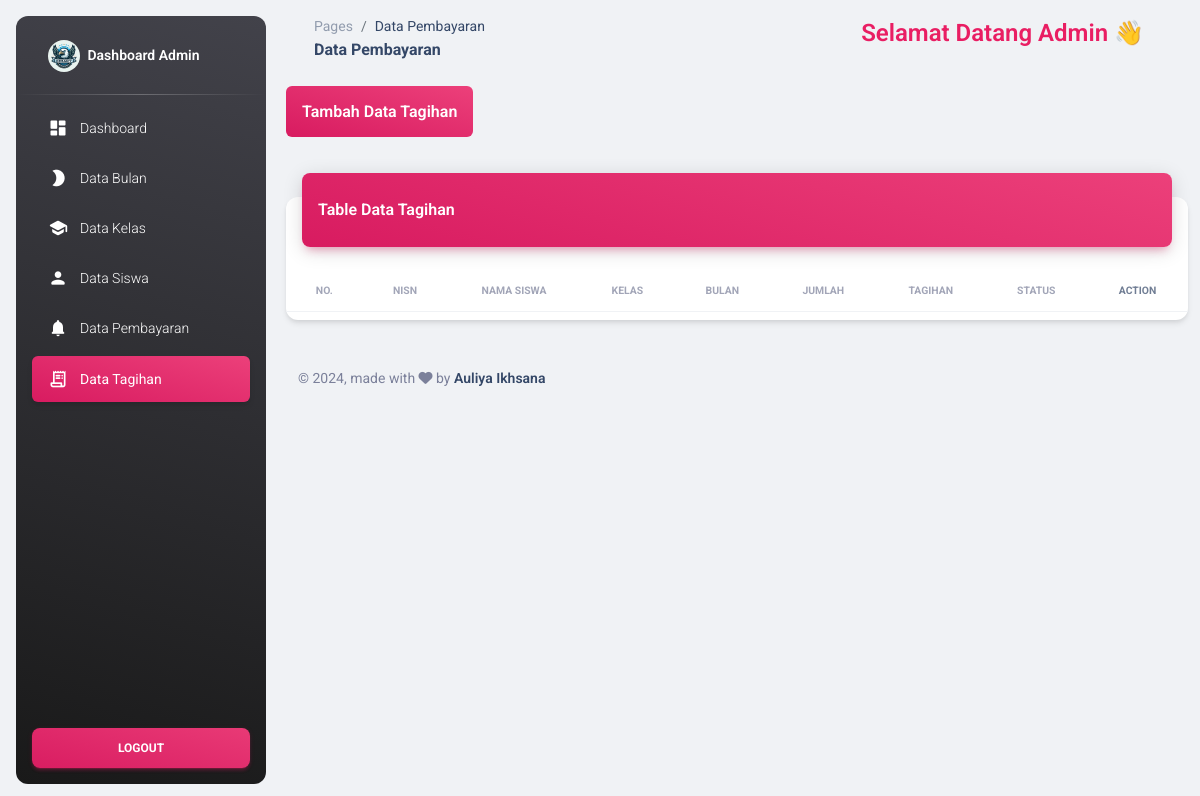
Page /admin/pages/tagihan.php (signed in) on the earlier database version.
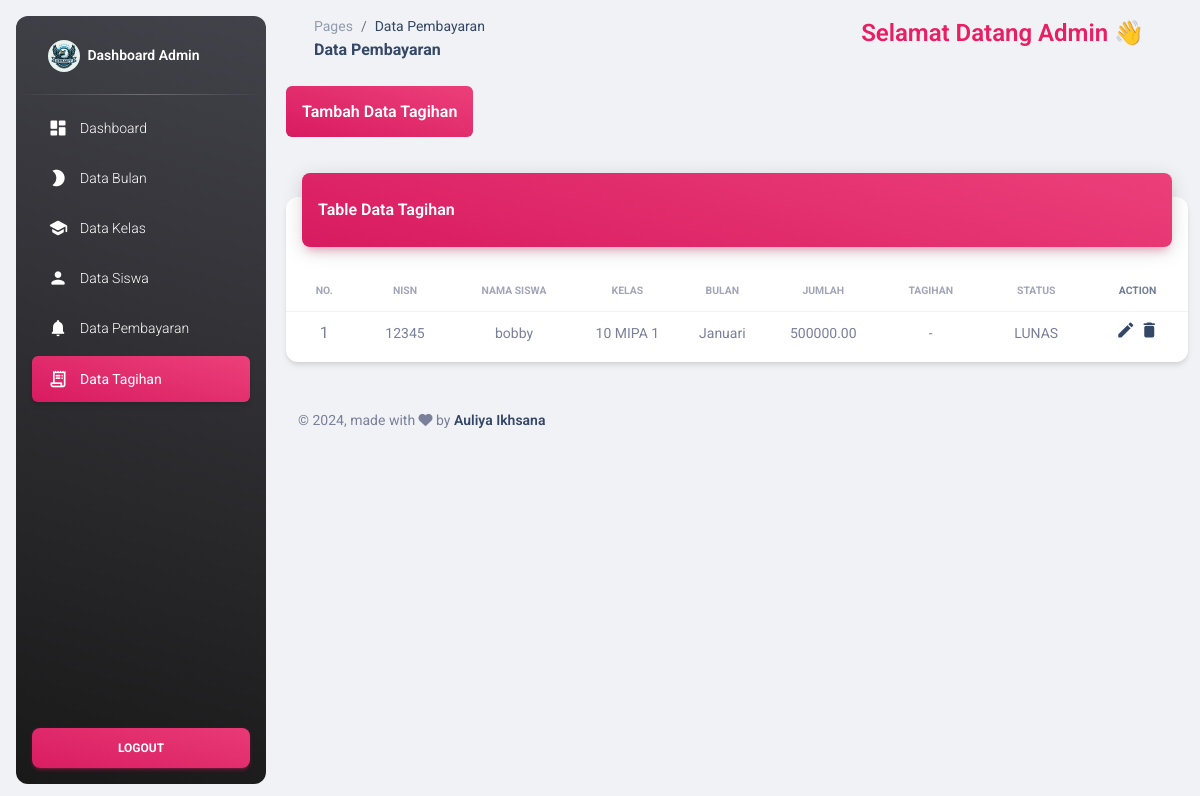
Same page on the later database version.
### tables this page shows
CREATE TABLE `tagihan` (
  `id_tagihan` int(11) NOT NULL,
  `nisn` varchar(10) DEFAULT NULL,
  `id_kelas` int(11) NOT NULL,
  `id_bulan` int(11) DEFAULT NULL,
  `jumlah` decimal(10,2) NOT NULL,
  `tagihan` varchar(20) NOT NULL DEFAULT '-',
  `status` enum('BELUM','LUNAS') DEFAULT 'LUNAS'
);

CREATE TABLE `siswa` (
  `nisn` varchar(10) NOT NULL,
  `nis` varchar(10) NOT NULL,
  `nama` varchar(100) NOT NULL,
  `alamat` varchar(255) DEFAULT NULL,
  `no_telepon` varchar(15) DEFAULT NULL,
  `id_kelas` int(11) DEFAULT NULL,
  `spp` int(11) NOT NULL
);

CREATE TABLE `kelas` (
  `id_kelas` int(11) NOT NULL,
  `nama_kelas` varchar(50) NOT NULL
);

CREATE TABLE `bulan` (
  `id_bulan` int(11) NOT NULL,
  `nama_bulan` varchar(20) NOT NULL
);

### admin/pages/tagihan.php (the view, shortened to what this page needs)
<?php
require "functions/koneksi.php";
$query = "SELECT tagihan.id_tagihan, tagihan.tagihan, siswa.nisn, siswa.nama, kelas.nama_kelas, bulan.nama_bulan, tagihan.jumlah, tagihan.status
          FROM tagihan
          JOIN siswa ON tagihan.nisn = siswa.nisn
          JOIN kelas ON siswa.id_kelas = kelas.id_kelas
          JOIN bulan ON tagihan.id_bulan = bulan.id_bulan";
$hasil = $conn->query($query);
?>
<!DOCTYPE html>
<html lang="en">
<head>
  <link href="../assets/css/nucleo-icons.css" rel="stylesheet" />
  <link href="../assets/css/nucleo-svg.css" rel="stylesheet" />
  <link id="pagestyle" href="../assets/css/material-dashboard.css?v=3.1.0" rel="stylesheet" />
</head>
<body class="g-sidenav-show  bg-gray-200">
<aside class="sidenav navbar navbar-vertical navbar-expand-xs border-0 border-radius-xl my-3 fixed-start ms-3   bg-gradient-dark" id="sidenav-main">
    <div class="sidenav-header">
      <a class="navbar-brand m-0" href=" https://demos.creative-tim.com/material-dashboard/pages/dashboard " target="_blank">
        <img src="../assets/img/logo.jpeg" class="navbar-brand-img h-100 rounded-circle" alt="main_logo">
        <span class="ms-1 font-weight-bold text-white">Dashboard Admin</span>
      </a>
    </div>
    <hr class="horizontal light mt-0 mb-2">
    <div class="collapse navbar-collapse  w-auto " id="sidenav-collapse-main">
      <ul class="navbar-nav">
      <li class="nav-item">
          <a class="nav-link text-white " href="dashboard.php">
            <div class="text-white text-center me-2 d-flex align-items-center justify-content-center">
              <i class="material-icons opacity-10">dashboard</i>
            </div>
            <span class="nav-link-text ms-1">Dashboard</span>
          </a>
        </li>
        <li class="nav-item">
          <a class="nav-link text-white" href="bulan.php">
            <div class="text-white text-center me-2 d-flex align-items-center justify-content-center">
              <i class="material-icons opacity-10">brightness_2</i>
            </div>
            <span class="nav-link-text ms-1">Data Bulan</span>
          </a>
        <li class="nav-item">
          <a class="nav-link text-white " href="kelas.php">
            <div class="text-white text-center me-2 d-flex align-items-center justify-content-center">
              <i class="material-icons opacity-10">school</i>
            </div>
            <span class="nav-link-text ms-1">Data Kelas</span>
          </a>
        </li>
        <li class="nav-item">
          <a class="nav-link text-white " href="siswa.php">
            <div class="text-white text-center me-2 d-flex align-items-center justify-content-center">
              <i class="material-icons opacity-10">person</i>
            </div>
            <span class="nav-link-text ms-1">Data Siswa</span>
          </a>
        </li>
        <li class="nav-item">
          <a class="nav-link text-white " href="pembayaran.php">
            <div class="text-white text-center me-2 d-flex align-items-center justify-content-center">
              <i class="material-icons opacity-10">notifications</i>
            </div>
            <span class="nav-link-text ms-1">Data Pembayaran</span>
          </a>
        </li>
        <li class="nav-item">
          <a class="nav-link text-white active bg-gradient-primary" href="tagihan.php">
            <div class="text-white text-center me-2 d-flex align-items-center justify-content-center">
              <i class="material-icons opacity-10">receipt_long</i>
            </div>
            <span class="nav-link-text ms-1">Data Tagihan</span>
          </a>
        </li>
      </ul>
    </div>
    <div class="sidenav-footer position-absolute w-100 bottom-0 ">
      <div class="mx-3">
        <a class="btn bg-gradient-primary w-100" href="logout.php" type="button" onclick=" return confirm ('Yakin ingin logout ?');">Logout</a>
      </div>
    </div>
  </aside>
  <main class="main-content position-relative max-height-vh-100 h-100 border-radius-lg ">
    <nav class="navbar navbar-main navbar-expand-lg px-0 mx-4 shadow-none border-radius-xl" id="navbarBlur" data-scroll="true">
      <div class="container-fluid py-1 px-3">
        <nav aria-label="breadcrumb">
          <ol class="breadcrumb bg-transparent mb-0 pb-0 pt-1 px-0 me-sm-6 me-5">
            <li class="breadcrumb-item text-sm"><a class="opacity-5 text-dark" href="javascript:;">Pages</a></li>
            <li class="breadcrumb-item text-sm text-dark active" aria-current="page">Data Pembayaran</li>
          </ol>
          <h6 class="font-weight-bolder mb-0">Data Pembayaran</h6>
        </nav>
        <div class="collapse navbar-collapse mt-sm-0 mt-2 me-md-0 me-sm-4" id="navbar">
          <div class="ms-md-auto pe-md-3 d-flex align-items-center">
            <label class="form-label text-2xl text-bold text-primary">Selamat Datang Admin 👋</label>
          </div>
        </div>
      </div>
    </nav>
    <div class="container-fluid py-4">
      <div class="row">
        <div class="mb-5">
          <a href="functions/tambahkamar.php" class="p-3 rounded-2 bg-gradient-primary text-white text-bold">Tambah Data Tagihan</a>
        </div>
        <div class="col-12">
          <div class="card my-4">
            <div class="card-header p-0 position-relative mt-n4 mx-3 z-index-2">
              <div class="bg-gradient-primary shadow-primary border-radius-lg pt-4 pb-3">
                <h6 class="text-white text-capitalize ps-3">Table Data Tagihan</h6>
              </div>
            </div>
            <div class="card-body px-0 pb-2">
              <div class="table-responsive p-0">
                <table class="table align-items-center mb-0">
                  <thead>
                  <tr>
                      <th class="text-center text-uppercase text-secondary text-xxs font-weight-bolder opacity-7">No.</th>
                      <th class="text-center text-uppercase text-secondary text-xxs font-weight-bolder opacity-7">NISN</th>
                      <th class="text-center text-uppercase text-secondary text-xxs font-weight-bolder opacity-7">Nama Siswa</th>
                      <th class="text-center text-uppercase text-secondary text-xxs font-weight-bolder opacity-7">Kelas</th>
                      <th class="text-center text-uppercase text-secondary text-xxs font-weight-bolder opacity-7">Bulan</th>
                      <th class="text-center text-uppercase text-secondary text-xxs font-weight-bolder opacity-7">Jumlah</th>
                      <th class="text-center text-uppercase text-secondary text-xxs font-weight-bolder opacity-7">Tagihan</th>
                      <th class="text-center text-uppercase text-secondary text-xxs font-weight-bolder opacity-7">Status</th>
                      <th class="text-center text-uppercase text-dark text-xxs font-weight-bolder opacity-7">Action</th>
                    </tr>
                  </thead>
                  <tbody>
                    <?php
                    $nom = 1;
                    while ($tagihan = $hasil->fetch_assoc()) :
                    ?>
                    <tr>
                      <td class="text-center"><?= $nom++ ?></td>
                      <td class="align-middle text-center text-sm"><?= $tagihan['nisn'] ?></td>
                      <td class="align-middle text-center text-sm"><?= $tagihan['nama'] ?></td>
                      <td class="align-middle text-center text-sm"><?= $tagihan['nama_kelas'] ?></td>
                      <td class="align-middle text-center text-sm"><?= $tagihan['nama_bulan'] ?></td>
                      <td class="align-middle text-center text-sm"><?= $tagihan['jumlah'] ?></td>
                      <td class="align-middle text-center text-sm"><?= $tagihan['tagihan'] ?></td>
                      <td class="align-middle text-center text-sm"><?= $tagihan['status'] ?></td>
                      <td class="align-middle text-center text-sm">
                        <a href="functions/edittagihan.php?id=<?= $tagihan['id_tagihan'] ?>"><i class="material-icons">edit</i></a>
                        <a href="functions/hapustagihan.php?id=<?= $tagihan['id_tagihan'] ?>" onclick="return confirm('Apakah Anda Yakin Ingin Menghapus data Ini ?');"><i class="material-icons">delete</i></a>
                      </td>
                    </tr>
                    <?php endwhile; ?>
                  </tbody>
                </table>
              </div>
            </div>
          </div>
        </div>
      </div>
      <footer class="footer py-4  ">
        <div class="container-fluid">
          <div class="row align-items-center justify-content-lg-between">
            <div class="col-lg-6 mb-lg-0 mb-4">
              <div class="copyright text-center text-sm text-muted text-lg-start">
                © ,
                made with <i class="fa fa-heart"></i> by
                <a href="" class="font-weight-bold" target="_blank">Auliya Ikhsana</a>
              </div>
            </div>
          </div>
        </div>
      </footer>
    </div>
  </main>
</body>
</html>

Differences in the rows shown:
added tagihan: nisn.nisn "12345", nisn.nama "bobby", id_kelas.nama_kelas "10 MIPA 1", id_bulan.nama_bulan "Januari", jumlah "500000.00", tagihan "-", status "LUNAS"
